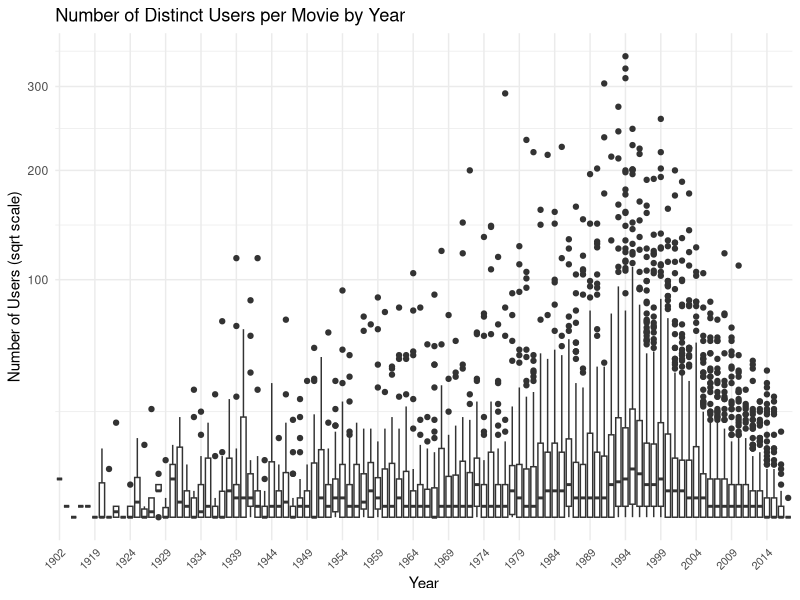

Here is the R script that generated this plot:
#High Dimensional Data 23
#Regularization

#1. For the movielens data, compute the number of ratings for 
#each movie and then plot it against the year the movie was 
#released. Use the square root transformation on the counts.

library(dslabs)
library(tidyverse)

data("movielens")

movielens %>%
  group_by(movieId) %>%
  summarize(
    n = n_distinct(userId),
    year = as.character(first(year))
  ) %>%
  ggplot(aes(x = year, y = n)) +
  geom_boxplot() +
  scale_y_sqrt() +  # same as coord_trans(y = "sqrt")
  scale_x_discrete(
    breaks = function(x) x[seq(1, length(x), by = 5)]  # show every 5th year
  ) +
  theme_minimal() +
  theme(
    axis.text.x = element_text(angle = 45, hjust = 1, size = 8)
  ) +
  labs(
    title = "Number of Distinct Users per Movie by Year",
    x = "Year",
    y = "Number of Users (sqrt scale)"
  )

#2. We see that, on average, movies that were released after
# 1993 get more ratings. We also see that with newer movies, 
#starting in 1993, the number of ratings decreases with year:
# the more recent a movie is, the less time users have had to
# rate it.  Among movies that came out in 1993 or later, what
# are the 25 movies with the most ratings per year? Also, 
#report their average rating.

library(dslabs)
library(dplyr)

data("movielens")

current_year <- as.numeric(format(Sys.Date(), "%Y"))

movies_1993_onward <- movielens %>%
  filter(year >= 1993) %>%
  group_by(movieId) %>%
  summarize(
    avg_rating = mean(rating),
    n = n(),
    title = first(title),
    year = first(year),
    .groups = "drop"   # drop grouping after summarise
  ) %>%
  mutate(
    years = current_year - year + 1,
    n_year = n / years
  ) %>%
  slice_max(n_year, n = 25) %>%
  arrange(desc(n_year))

movies_1993_onward
# A tibble: 25 × 7
#movieId avg_rating     n   title                year years n_year
#     <int>     <dbl> <int> <chr>               <int> <dbl>  <dbl>
#1     356       4.05   341 Forrest Gump         1994    32  10.7 
#2     296       4.26   324 Pulp Fiction         1994    32  10.1 
#3     318       4.49   311 Shawshank Redempti…  1994    32   9.72



#3. From the table constructed in the previous example, we 
#see that the most rated movies tend to have above average 
#ratings. This is not surprising: more people watch popular 
#movies. To confirm this, stratify the post 1993 movies by 
#ratings per year and compute their average ratings. Make a 
#plot of average rating versus ratings per year and show an 
#estimate of the trend.
